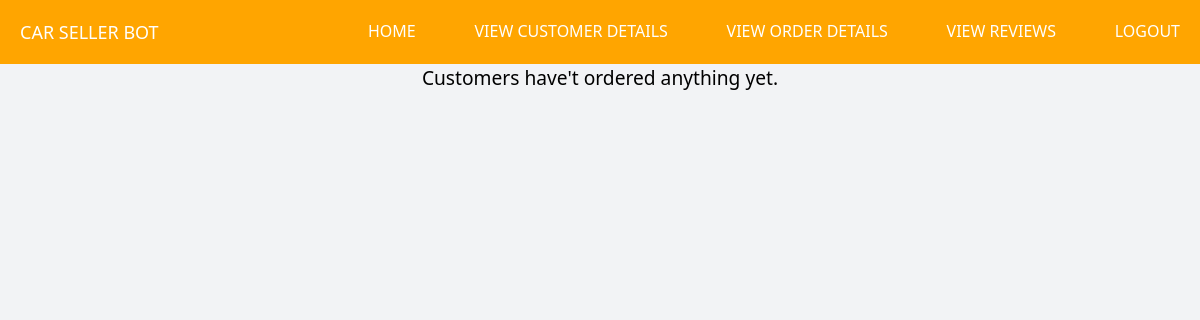
Before: /allcustomer_orders (signed in) with the older database file.
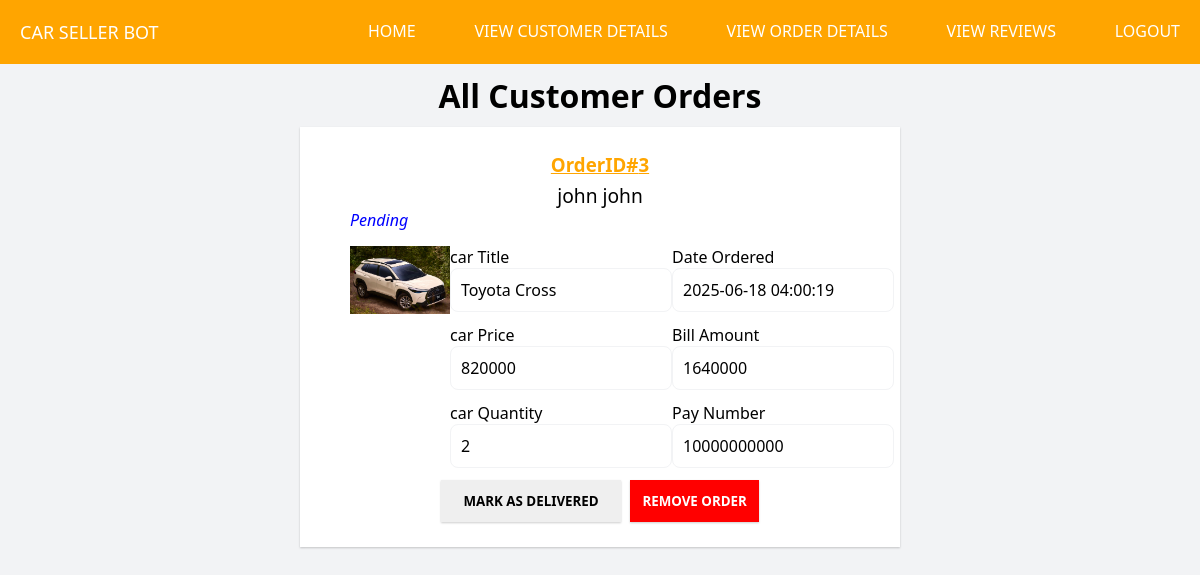
After: the same page with the newer database file.
### tables this page shows
CREATE TABLE Ordered (
        Order_Id        INTEGER PRIMARY KEY AUTOINCREMENT,
        customer_id	    int NOT NULL,
        car_no	        int NOT NULL,
        pay_id	        int NOT NULL,
        ordered_date	TIMESTAMP DEFAULT CURRENT_TIMESTAMP,
        quantity	    int DEFAULT 0,
        pay_amount	    int NOT NULL CHECK("pay_amount" > 0),
        order_status    VARCHAR(10) default 'Pending' CHECK(order_status='Pending' OR order_status='Delivered'),    
        FOREIGN KEY(pay_id) REFERENCES Payment(pay_id) on delete set NULL,
        FOREIGN KEY(car_no) REFERENCES car(car_no) on delete cascade,
        FOREIGN KEY(customer_id) REFERENCES CUSTOMERS(customer_id) on delete cascade
    );

CREATE TABLE Customers(
        customer_id    INTEGER PRIMARY KEY AUTOINCREMENT,
        phone_no       varchar (25),
        user_name      VARCHAR (30),
        first_name     VARCHAR (30),
        last_name      VARCHAR (30),
        password        VARCHAR (30),
        address        VARCHAR (100),
        email          VARCHAR (50),
        admin_id        int not null,
        FOREIGN KEY (ADMIN_ID) REFERENCES ADMIN(ADMIN_ID)
        );

CREATE TABLE car
    (
        car_no          INTEGER PRIMARY KEY AUTOINCREMENT ,
        car_image       VARCHAR(300) ,
        car_price       int,
        car_title       VARCHAR (100) ,
        car_description VARCHAR (500) ,
        admin_id         int NOT NULL,
        FOREIGN KEY (ADMIN_ID) REFERENCES ADMIN(ADMIN_ID)
    );

CREATE TABLE PAYMENT
    (
        pay_id                INTEGER PRIMARY KEY AUTOINCREMENT,
        pay_number            VARCHAR (15),
        customer_id           INT NOT NULL,
        FOREIGN KEY(customer_id) REFERENCES CUSTOMERS(customer_id) on delete cascade
    );

### app.py (the view)
@app.route('/allcustomer_orders')
def allOrders():
    if "email" and "password" in session:
        orderDetails = db.returnAllOrderDetailsOfCustomerWithJoins()
        orderDetails = orderDetails.fetchall()
        return render_template('AllorderDetails.html', orderDetails=orderDetails)
    return redirect(url_for('adminLogin'))

### database.py (called while the page is built)
    @staticmethod
    def returnAllOrderDetailsOfCustomerWithJoins():
        connection = s.connect("carSystem.db")
        cursor = connection.cursor()
        orderDetails = cursor.execute(f'''
        SELECT Customers.first_name, Customers.last_name, ORDERED.Order_ID, car.car_title, car.car_price, car.car_image, ORDERED.ordered_date,
        ORDERED.quantity, ORDERED.pay_amount, Payment.pay_number, ORDERED.order_status FROM ORDERED
        INNER JOIN CUSTOMERS
        ON ORDERED.customer_id = CUSTOMERS.customer_id
        INNER JOIN PAYMENT
        ON ORDERED.pay_id = PAYMENT.pay_id
        INNER JOIN car
        ON ORDERED.car_no = car.car_no
        order by ORDERED.Order_ID DESC
        ''')
        return orderDetails

### templates/AllorderDetails.html (shortened to what this page needs)
{% extends 'adminBase.html' %}
{% block body %}
{% if orderDetails|length != 0 %}
    <h1 style="text-align: center;margin-top: 10px;">All Customer Orders</h1>
    <div class="orderDetails">
        {% for i in range(orderDetails|length) %}
        <div class="detailCard">
            <div class="orderId">OrderID#{{ orderDetails[i][2] }} </div>
            <div style="text-align: center;margin-top: 5px; font-size: larger;" class="customerName">{{ orderDetails[i][0] }} {{ orderDetails[i][1] }}</div>
            <span style="color:blue;font-style: italic;" class="order_status">{{ orderDetails[i][10] }}</span>
            <div class="Singledetail">
                <div class="orderedImg">
                    <img src="/static/images/{{ orderDetails[i][5] }}" alt="">
                </div>
                <div class="carDetail1">
                      <span class="carDetailHeadings">car Title</span>
                      <div class="Ftitle"><p>{{ orderDetails[i][3] }}</p></div>
                      <span class="carDetailHeadings">car Price</span>
                      <div class="Fprice"><p>{{ orderDetails[i][4] }}</p></div>
                      <span class="carDetailHeadings">car Quantity</span>
                      <div class="Fquantity"><p>{{ orderDetails[i][7] }}</p></div>
                </div>
                <div class="orderAndPaymentDetail">
                    <span class="carDetailHeadings">Date Ordered</span>
                    <div class="orderedDate"><p>{{ orderDetails[i][6] }}</p></div>
                    <span class="carDetailHeadings">Bill Amount</span>
                    <div class="orderAmount"><p>{{ orderDetails[i][8] }}</p></div>
                    <span class="carDetailHeadings">Pay Number</span>
                    <div class="payNumber"><p>{{ orderDetails[i][9] }}</p></div>
                </div>
            </div>
            <div class="mark_AND_remove">
            <span class="mark_As_Done">
                <a href="/update_orderMarked/{{ orderDetails[i][2] }}"><button class="markDoneBtn">MARK AS DELIVERED</button></a>
            </span>
            <span class="removeOrder">
                <a href="/remove_order/{{ orderDetails[i][2] }}"><button id="removeOrder">REMOVE ORDER</button></a>
            </span>
        </div>
        </div>
        {% endfor %}
    </div>
    {% else %}
    <p style="text-align: center;font-size: larger;">Customers have't ordered anything yet.</p>
{% endif %}
{% endblock body %}

Changed rows visible on the page:
added Ordered: Order_Id "3", order_status "Pending", quantity "2", ordered_date "2025-06-18 04:00:19", pay_amount "1640000"
added Customers: first_name "john", last_name "john"
added car: car_image (picture), car_title "Toyota Cross", car_price "820000"
added PAYMENT: pay_number "10000000000"
Other visible differences:
text no longer shown: "Customers have't ordered anything yet."
text now shown: "All Customer Orders"
new list line: "OrderID# car Title car Price car Quantity Date Ordered Bill Amount Pay Number MARK AS DELIVERED REMOVE ORDER"
